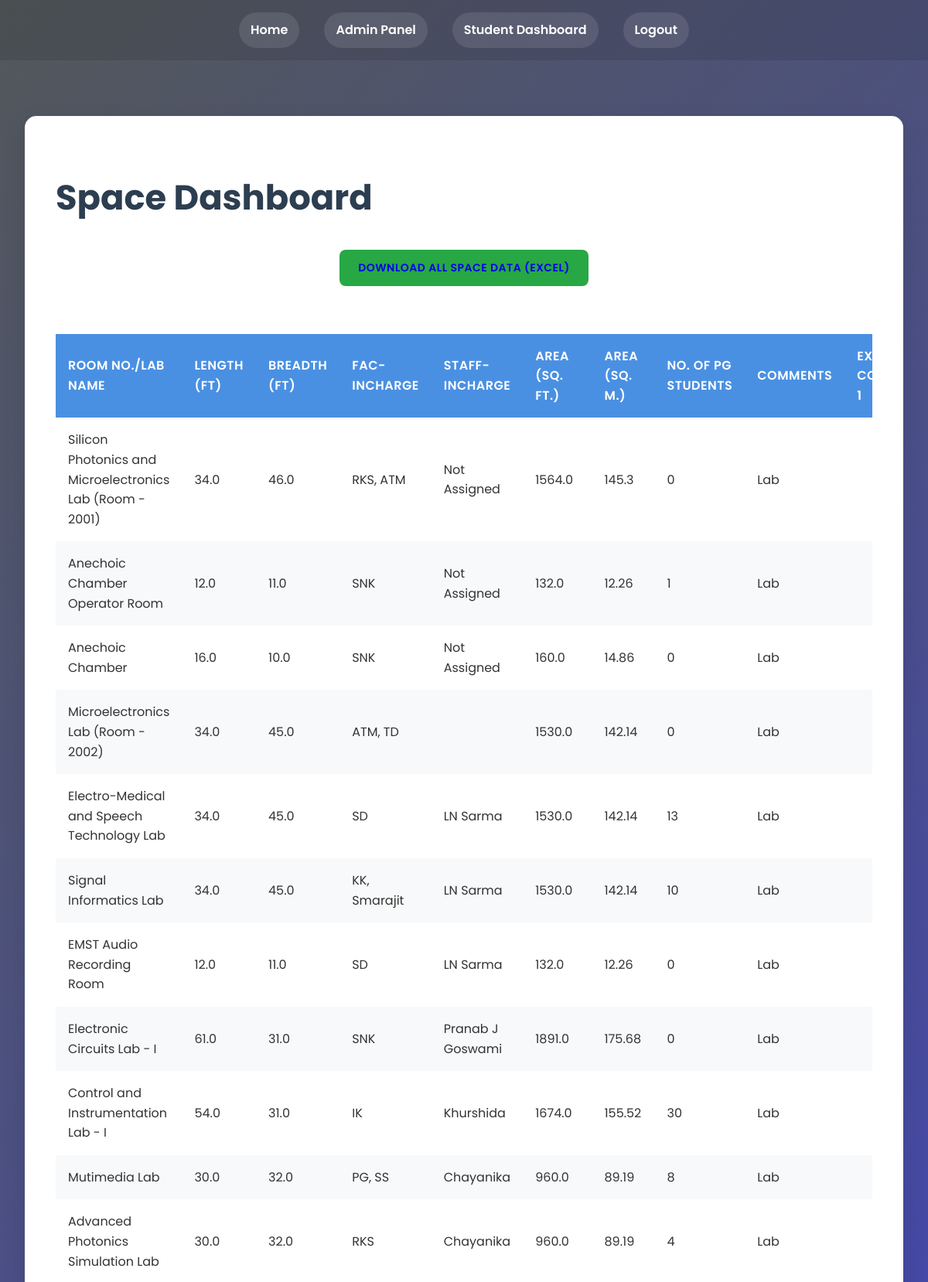
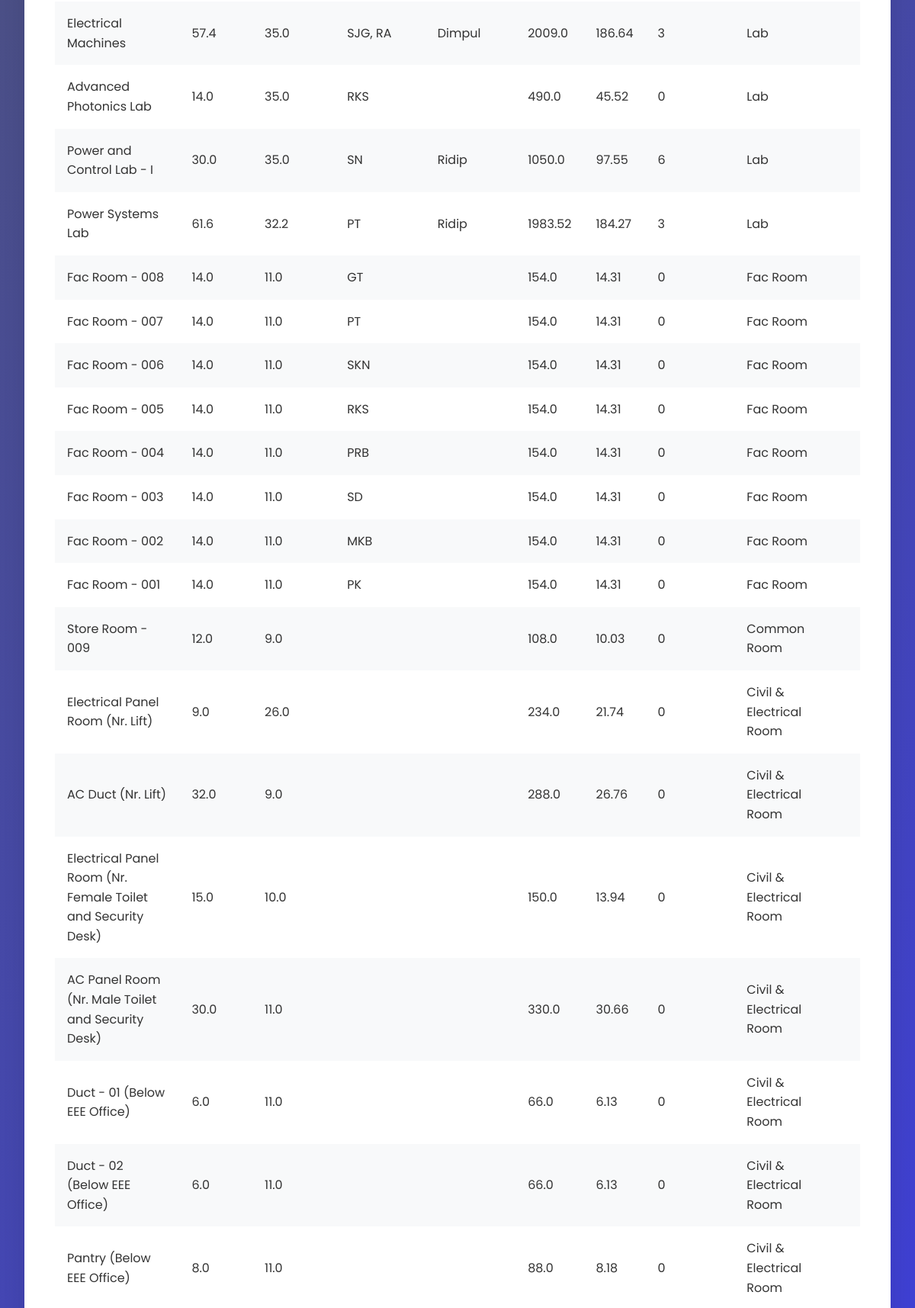
Page /space_dashboard (signed in, upper part) on the committed database (2 pictures, top to bottom).
### models.py (models this page shows)
class Space(db.Model):
    id = db.Column(db.Integer, primary_key=True)
    room_no = db.Column(db.String(100), nullable=False)
    length = db.Column(db.Float)
    breadth = db.Column(db.Float)
    fac_incharge = db.Column(db.String(100))
    staff_incharge = db.Column(db.String(100))
    area_sq_ft = db.Column(db.Float)
    area_sq_m = db.Column(db.Float)
    no_of_pg_students = db.Column(db.Integer)
    comments = db.Column(db.String(200))
    extra_column1 = db.Column(db.String(100))
    extra_column2 = db.Column(db.String(100))

### routes.py (the view)
@app.route('/space_dashboard', methods=['GET'])
@login_required
def space_dashboard():
    if current_user.role not in ['space_admin', 'admin' , 'pg_student_admin', 'equipment_admin', 'student', 'super_admin']:
        flash('Access denied. You must be a Space Admin Admin or Pg student admin to view this page.', 'danger')
        return redirect(url_for('home'))
    query = Space.query
    if current_user.role  in ['space_admin', 'super_admin']:
        search_query = request.args.get('search_query', '')
        fac_incharge = request.args.get('fac_incharge', '')
        staff_incharge = request.args.get('staff_incharge', '')
        min_area = request.args.get('min_area', type=float)
        max_area = request.args.get('max_area', type=float)
        min_pg_students = request.args.get('min_pg_students', type=int)
        max_pg_students = request.args.get('max_pg_students', type=int)
        if search_query:
            query = query.filter(
                (Space.room_no.ilike(f'%{search_query}%')) |
                (Space.fac_incharge.ilike(f'%{search_query}%')) |
                (Space.staff_incharge.ilike(f'%{search_query}%')) |
                (Space.comments.ilike(f'%{search_query}%'))
            )
        if fac_incharge:
            query = query.filter(Space.fac_incharge == fac_incharge)
        if staff_incharge:
            query = query.filter(Space.staff_incharge == staff_incharge)
        if min_area is not None:
            query = query.filter(Space.area_sq_ft >= min_area)
        if max_area is not None:
            query = query.filter(Space.area_sq_ft <= max_area)
        if min_pg_students is not None:
            query = query.filter(Space.no_of_pg_students >= min_pg_students)
        if max_pg_students is not None:
            query = query.filter(Space.no_of_pg_students <= max_pg_students)
        fac_incharge_options = db.session.query(Space.fac_incharge.distinct()).all()
        staff_incharge_options = db.session.query(Space.staff_incharge.distinct()).all()
    else:
        search_query = fac_incharge = staff_incharge = min_area = max_area = min_pg_students = max_pg_students = None
        fac_incharge_options = staff_incharge_options = []
    spaces = query.all()
    return render_template('space_dashboard.html',
                           spaces=spaces,
                           fac_incharge_options=fac_incharge_options,
                           staff_incharge_options=staff_incharge_options,
                           search_query=search_query,
                           fac_incharge=fac_incharge,
                           staff_incharge=staff_incharge,
                           min_area=min_area,
                           max_area=max_area,
                           min_pg_students=min_pg_students,
                           max_pg_students=max_pg_students)

### models.py (called while the page is built)
@login_manager.user_loader
def load_user(user_id):
    return User.query.get(int(user_id))

### templates/space_dashboard.html (shortened to what this page needs)
{% extends "layout.html" %}
{% block content %}
<div class="dashboard-container">
    <h1>Space Dashboard</h1>
    <div class="dashboard-links">
        <div class="action-buttons">
            {% if current_user.role == 'space_admin' or current_user.role == 'super_admin'%}
            <a href="{{ url_for('download_filtered_space_data', search_query=search_query, fac_incharge=fac_incharge, staff_incharge=staff_incharge, min_area=min_area, max_area=max_area, min_pg_students=min_pg_students, max_pg_students=max_pg_students) }}" class="btn btn-success">Download Filtered Data</a>
            <form action="{{ url_for('delete_all_space_data') }}" method="POST" onsubmit="return confirm('Are you sure you want to delete all space data? This action cannot be undone.');">
                <button type="submit" class="btn btn-danger">Delete All Space Data</button>
            </form>
            {% elif current_user.role == 'admin' or current_user.role == 'pg_student_admin' or current_user.role == 'equipment_admin'%}
            <a href="{{ url_for('download_all_space_data') }}" class="btn btn-success">Download All Space Data (Excel)</a>
            {% endif %}
        </div>
    </div>
    <div class="table-responsive">
        <table class="table">
            <thead>
                <tr>
                    <th>Room No./Lab Name</th>
                    <th>Length (ft)</th>
                    <th>Breadth (ft)</th>
                    <th>Fac-Incharge</th>
                    <th>Staff-Incharge</th>
                    <th>Area (sq. ft.)</th>
                    <th>Area (sq. m.)</th>
                    <th>No. of PG students</th>
                    <th>Comments</th>
                    <th>Extra Column 1</th>
                </tr>
            </thead>
            <tbody>
                {% for space in spaces %}
                <tr>
                    <td>{{ space.room_no }}</td>
                    <td>{{ space.length }}</td>
                    <td>{{ space.breadth }}</td>
                    <td>{{ space.fac_incharge }}</td>
                    <td>{{ space.staff_incharge }}</td>
                    <td>{{ space.area_sq_ft }}</td>
                    <td>{{ space.area_sq_m }}</td>
                    <td>{{ space.no_of_pg_students }}</td>
                    <td>{{ space.comments }}</td>
                    <td>{{ space.extra_column1 }}</td>
                </tr>
                {% endfor %}
            </tbody>
        </table>
    </div>
</div>
{% endblock %}

### static/css/styles.css (style rules this page uses)
body { background: linear-gradient(135deg, #52585a 0%, #1313d9cf 100%); color: #ffffff; font-family: 'Poppins', sans-serif; margin: 0; padding: 0; min-height: 100vh; display: flex; flex-direction: column; }
.btn { display: inline-block; padding: 15px 40px; margin: 0 15px; border-radius: 50px; font-size: 1.2rem; font-weight: bold; text-decoration: none; transition: all 0.3s ease; text-transform: uppercase; letter-spacing: 1px; }

### templates/space_dashboard.html (style rules this page uses)
body { font-family: 'Poppins', sans-serif; background-color: #f0f4f8; color: #333; line-height: 1.6; }
.dashboard-container { max-width: 1800px; margin: 40px auto; padding: 40px; background-color: #fff; box-shadow: 0 10px 30px rgba(0,0,0,0.1); border-radius: 15px; }
h1 { color: #2c3e50; text-align: left; margin-bottom: 30px; font-size: 2.8em; font-weight: 700; }
.action-buttons { display: flex; gap: 15px; }
.btn { padding: 12px 24px; border-radius: 8px; font-weight: 600; text-transform: uppercase; letter-spacing: 0.5px; transition: all 0.3s; font-size: 14px; }
.btn-success { background-color: #28a745; border-color: #28a745; }
.table-responsive { overflow-x: auto; }
.table { width: 100%; border-collapse: separate; border-spacing: 0; margin-top: 30px; }
.table th, .table td { border: none; padding: 16px; text-align: left; }
.table th { background-color: #4a90e2; color: #fff; font-weight: 600; text-transform: uppercase; letter-spacing: 0.5px; }
.table tr:nth-child(even) { background-color: #f8f9fa; }
.dashboard-links { display: flex; justify-content: center; align-items: center; flex-wrap: wrap; gap: 1rem; margin: 2rem 0; padding: 0 1rem; }

### rows in the picture
Space: room_no "Silicon Photonics and Microelectronics Lab (Room - 2001)", length "34.0", breadth "46.0", fac_incharge "RKS, ATM", staff_incharge "Not Assigned", area_sq_ft "1564.0", area_sq_m "145.3", no_of_pg_students "0", comments "Lab"
Space: room_no "Anechoic Chamber Operator Room", length "12.0", breadth "11.0", fac_incharge "SNK", staff_incharge "Not Assigned", area_sq_ft "132.0", area_sq_m "12.26", no_of_pg_students "1", comments "Lab"
Space: room_no "Anechoic Chamber", length "16.0", breadth "10.0", fac_incharge "SNK", staff_incharge "Not Assigned", area_sq_ft "160.0", area_sq_m "14.86", no_of_pg_students "0", comments "Lab"
Space: room_no "Microelectronics Lab (Room - 2002)", length "34.0", breadth "45.0", fac_incharge "ATM, TD", area_sq_ft "1530.0", area_sq_m "142.14", no_of_pg_students "0", comments "Lab"
Space: room_no "Electro-Medical and Speech Technology Lab", length "34.0", breadth "45.0", fac_incharge "SD", staff_incharge "LN Sarma", area_sq_ft "1530.0", area_sq_m "142.14", no_of_pg_students "13", comments "Lab"
Space: room_no "Signal Informatics Lab", length "34.0", breadth "45.0", fac_incharge "KK, Smarajit", staff_incharge "LN Sarma", area_sq_ft "1530.0", area_sq_m "142.14", no_of_pg_students "10", comments "Lab"
Space: room_no "EMST Audio Recording Room", length "12.0", breadth "11.0", fac_incharge "SD", staff_incharge "LN Sarma", area_sq_ft "132.0", area_sq_m "12.26", no_of_pg_students "0", comments "Lab"
Space: room_no "Electronic Circuits Lab - I", length "61.0", breadth "31.0", fac_incharge "SNK", staff_incharge "Pranab J Goswami", area_sq_ft "1891.0", area_sq_m "175.68", no_of_pg_students "0", comments "Lab"
Space: room_no "Control and Instrumentation Lab - I", length "54.0", breadth "31.0", fac_incharge "IK", staff_incharge "Khurshida", area_sq_ft "1674.0", area_sq_m "155.52", no_of_pg_students "30", comments "Lab"
Space: room_no "Mutimedia Lab", length "30.0", breadth "32.0", fac_incharge "PG, SS", staff_incharge "Chayanika", area_sq_ft "960.0", area_sq_m "89.19", no_of_pg_students "8", comments "Lab"
Space: room_no "Advanced Photonics Simulation Lab", length "30.0", breadth "32.0", fac_incharge "RKS", staff_incharge "Chayanika", area_sq_ft "960.0", area_sq_m "89.19", no_of_pg_students "4", comments "Lab"
Space: room_no "Electrical Machines", length "57.4", breadth "35.0", fac_incharge "SJG, RA", staff_incharge "Dimpul", area_sq_ft "2009.0", area_sq_m "186.64", no_of_pg_students "3", comments "Lab"
Space: room_no "Advanced Photonics Lab", length "14.0", breadth "35.0", fac_incharge "RKS", area_sq_ft "490.0", area_sq_m "45.52", no_of_pg_students "0", comments "Lab"
Space: room_no "Power and Control Lab - I", length "30.0", breadth "35.0", fac_incharge "SN", staff_incharge "Ridip", area_sq_ft "1050.0", area_sq_m "97.55", no_of_pg_students "6", comments "Lab"
Space: room_no "Power Systems Lab", length "61.6", breadth "32.2", fac_incharge "PT", staff_incharge "Ridip", area_sq_ft "1983.52", area_sq_m "184.27", no_of_pg_students "3", comments "Lab"
Space: room_no "Fac Room - 008", length "14.0", breadth "11.0", fac_incharge "GT", area_sq_ft "154.0", area_sq_m "14.31", no_of_pg_students "0", comments "Fac Room"
Space: room_no "Fac Room - 007", length "14.0", breadth "11.0", fac_incharge "PT", area_sq_ft "154.0", area_sq_m "14.31", no_of_pg_students "0", comments "Fac Room"
Space: room_no "Fac Room - 006", length "14.0", breadth "11.0", fac_incharge "SKN", area_sq_ft "154.0", area_sq_m "14.31", no_of_pg_students "0", comments "Fac Room"
Space: room_no "Fac Room - 005", length "14.0", breadth "11.0", fac_incharge "RKS", area_sq_ft "154.0", area_sq_m "14.31", no_of_pg_students "0", comments "Fac Room"
Space: room_no "Fac Room - 004", length "14.0", breadth "11.0", fac_incharge "PRB", area_sq_ft "154.0", area_sq_m "14.31", no_of_pg_students "0", comments "Fac Room"
Space: room_no "Fac Room - 003", length "14.0", breadth "11.0", fac_incharge "SD", area_sq_ft "154.0", area_sq_m "14.31", no_of_pg_students "0", comments "Fac Room"
Space: room_no "Fac Room - 002", length "14.0", breadth "11.0", fac_incharge "MKB", area_sq_ft "154.0", area_sq_m "14.31", no_of_pg_students "0", comments "Fac Room"
Space: room_no "Fac Room - 001", length "14.0", breadth "11.0", fac_incharge "PK", area_sq_ft "154.0", area_sq_m "14.31", no_of_pg_students "0", comments "Fac Room"
Space: room_no "Store Room - 009", length "12.0", breadth "9.0", area_sq_ft "108.0", area_sq_m "10.03", no_of_pg_students "0", comments "Common Room"
Space: room_no "Electrical Panel Room (Nr. Lift)", length "9.0", breadth "26.0", area_sq_ft "234.0", area_sq_m "21.74", no_of_pg_students "0", comments "Civil & Electrical Room"
Space: room_no "AC Duct (Nr. Lift)", length "32.0", breadth "9.0", area_sq_ft "288.0", area_sq_m "26.76", no_of_pg_students "0", comments "Civil & Electrical Room"
Space: room_no "Electrical Panel Room (Nr. Female Toilet and Security Desk)", length "15.0", breadth "10.0", area_sq_ft "150.0", area_sq_m "13.94", no_of_pg_students "0", comments "Civil & Electrical Room"
Space: room_no "AC Panel Room (Nr. Male Toilet and Security Desk)", length "30.0", breadth "11.0", area_sq_ft "330.0", area_sq_m "30.66", no_of_pg_students "0", comments "Civil & Electrical Room"
Space: room_no "Duct - 01 (Below EEE Office)", length "6.0", breadth "11.0", area_sq_ft "66.0", area_sq_m "6.13", no_of_pg_students "0", comments "Civil & Electrical Room"
Space: room_no "Duct - 02 (Below EEE Office)", length "6.0", breadth "11.0", area_sq_ft "66.0", area_sq_m "6.13", no_of_pg_students "0", comments "Civil & Electrical Room"
Space: room_no "Pantry (Below EEE Office)", length "8.0", breadth "11.0", area_sq_ft "88.0", area_sq_m "8.18", no_of_pg_students "0", comments "Civil & Electrical Room"
